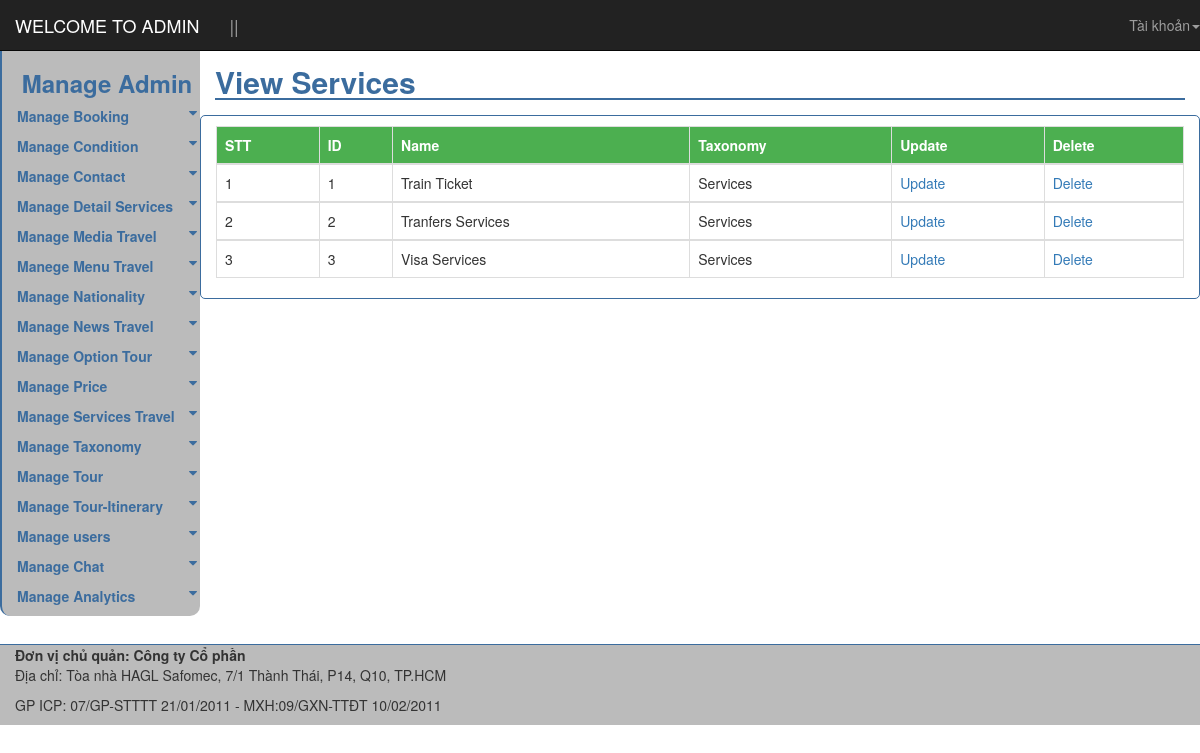
Page /admin/view-services.php on the committed database.
### tables this page shows
CREATE TABLE `service_travel` (
  `service_id` int(10) UNSIGNED NOT NULL,
  `service_name` varchar(225) NOT NULL,
  `taxonomy_id` int(10) NOT NULL
);

CREATE TABLE `taxonomy` (
  `taxonomy_id` int(10) UNSIGNED NOT NULL,
  `taxonomy_name` varchar(225) NOT NULL,
  `taxonomy_type` varchar(225) NOT NULL
);

### includes/VSCPDO.php (called while the page is built, shortened)
 <?php
class vsc_pdo {
	private $server;
	private $username;
	private $password;
	private $database;
	public $conn;
	function __construct($conn = null) {
		try {
			$this->conn = new PDO("mysql:host=$this->server;dbname=$this->database", $this->username, $this->password);
			$this->conn->exec("set names utf8");
			$this->conn->setAttribute(PDO::ATTR_DEFAULT_FETCH_MODE, PDO::FETCH_ASSOC);
		}
     catch (PDOException $e)
      {
			echo $e->getMessage();
			exit();
		}
	}
	function fetch_all($sql) {
		try {
			$stmt = $this->conn->prepare($sql);
			$stmt->execute();
			$rows = $stmt->fetchAll();
			return $rows;
		}
    catch (PDOException $e) {
			return false;
		}
	}
	function getConnection($conn=null) {
		$arr = explode(",", $conn);
			$this->server = @$arr[0];
			$this->username = @$arr[1];
			$this->password = @$arr[2];
			$this->database = @$arr[3];
	}
}
 ?>

### admin/view-services.php (the view, shortened to what this page needs)
<?php
require '../includes/VSCPDO.php';
require 'templates/header-admin.php';
require 'templates/sidebar-admin.php';
?>
  	  <section>
  	  	<div id="content_admin" class="col-md-10 col-xs-8" >
         		<h2 class="title_content_admin">View Services</h2>
  		</div>
		   <div id="content_admin2" class="col-md-10 col-xs-8" style="border:1px solid #3b6c9e;border-radius:5px; margin-top:5px; ">
		                  <div class="table-responsive">
		                <table class="table table-bordered warning">
		                    <thead>
		                        <tr>
		                            <th>STT</th>
		                            <th>ID</th>
		                            <th>Name</th>
		                            <th>Taxonomy</th>
		                            <th>Update</th>
 									<th>Delete</th>
		                        </tr>
		                    </thead>
		                    	<?php
		                    		$vsc=new vsc_pdo("localhost,root,,travel");
		                    		$select_ser="SELECT s.service_id,s.service_name,t.taxonomy_name";
		                    		$select_ser.=" FROM service_travel as s ";
		                    		$select_ser.=" INNER JOIN taxonomy as t ON s.taxonomy_id=t.taxonomy_id";
		                    		$select_ser.=" ORDER BY service_id ASC";
		                    		$ser=$vsc->fetch_all($select_ser);
		                    		$stt=1;
		                    		foreach ($ser as $val) {
		   									echo "<tbody>
													<tr>
													<td>".$stt++."</td>
													<td>{$val['service_id']}</td>
													<td>{$val['service_name']}</td>
													<td>{$val['taxonomy_name']}</td>
													<td><a href='edit-service.php?id={$val['service_id']}'>Update</a></td>
													<td><a href='del-service.php?id={$val['service_id']}' onclick='show_confirm();' >Delete</a></td>
													</tr>
												</tbody>";
		                    		}
		                    	?>
		                </table>
		             </div>
		        </div>
  	  </section>
  	  <?php
      require("templates/footer-admin.php");
      ?>

### admin/css/style.css (style rules this page uses)
* { padding: 0; margin: 0; box-sizing:border-box; -moz-box-sizing:border-box; -webkit-box-sizing:border-box; }
body { background: url("../IMG/hoa.jpg") no-repeat; }
#content_admin { margin-top: 25px; }
#content_admin h2 { color:#3b6c9e; font-weight: bold; font-family: family-name|generic-family|initial|inherit;border-bottom:2px solid #3b6c9e; }
#content_admin2 table { margin-top: 10px; }
table thead tr th { background-color:#4CAF50; color:white; }

### rows in the picture
service_travel: service_id "1", service_name "Train Ticket", taxonomy.taxonomy_name "Services"
service_travel: service_id "2", service_name "Tranfers Services", taxonomy.taxonomy_name "Services"
service_travel: service_id "3", service_name "Visa Services", taxonomy.taxonomy_name "Services"
